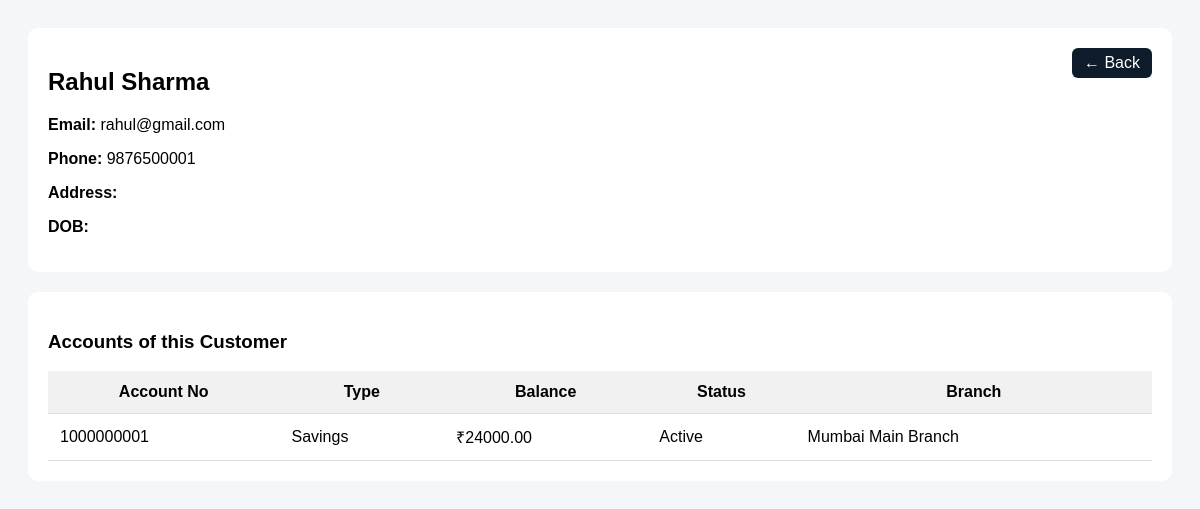
The app's page /mybank/customers_view.php?id=1 with its own data.
### tables this page shows
CREATE TABLE `customers` (
  `customer_id` int(11) NOT NULL,
  `full_name` varchar(100) NOT NULL,
  `email` varchar(100) NOT NULL,
  `phone` varchar(15) NOT NULL,
  `created_at` timestamp NOT NULL DEFAULT current_timestamp(),
  `address` varchar(255) DEFAULT NULL,
  `dob` date DEFAULT NULL
);

CREATE TABLE `accounts` (
  `account_id` int(11) NOT NULL,
  `customer_id` int(11) NOT NULL,
  `account_number` varchar(20) NOT NULL,
  `account_type` enum('Savings','Current','Fixed Deposit') NOT NULL,
  `balance` decimal(12,2) DEFAULT 0.00,
  `status` enum('Active','Inactive','Blocked') DEFAULT 'Active',
  `branch_code` varchar(10) DEFAULT NULL,
  `available_balance` decimal(12,2) NOT NULL DEFAULT 0.00
);

CREATE TABLE `branches` (
  `branch_code` varchar(10) NOT NULL,
  `branch_name` varchar(100) NOT NULL,
  `branch_address` varchar(255) DEFAULT NULL,
  `phone` varchar(15) DEFAULT NULL,
  `ifsc_code` varchar(20) NOT NULL,
  `location` varchar(100) DEFAULT NULL,
  `manager_name` varchar(100) DEFAULT NULL
);

### mybank/customers_view.php (the view, shortened to what this page needs)
<?php
$conn = new mysqli("localhost", "root", "", "mybank");
$id = intval($_GET['id']);
$customer = $conn->query("SELECT * FROM customers WHERE customer_id=$id")->fetch_assoc();
$accounts = $conn->query("
    SELECT
        a.account_number,
        a.account_type,
        a.balance,
        a.status,
        b.branch_name
    FROM accounts a
    LEFT JOIN branches b ON a.branch_code = b.branch_code
    WHERE a.customer_id = $id
");
?>
<!DOCTYPE html>
<html>
<head>
</head>
<body>
<div class="card">
<a href="customers.php" style="
    position:absolute;
    top:20px;
    right:20px;
    padding:6px 12px;
    background:#0d1b2a;
    color:white;
    text-decoration:none;
    border-radius:6px;
">
← Back
</a>
<h2><?php echo $customer['full_name']; ?></h2>
<p><b>Email:</b> <?php echo $customer['email']; ?></p>
<p><b>Phone:</b> <?php echo $customer['phone']; ?></p>
<p><b>Address:</b> <?php echo $customer['address']; ?></p>
<p><b>DOB:</b> <?php echo $customer['dob']; ?></p>
</div>
<div class="card">
<h3>Accounts of this Customer</h3>
<table>
<tr>
    <th>Account No</th>
    <th>Type</th>
    <th>Balance</th>
    <th>Status</th>
    <th>Branch</th>
</tr>
<?php while($row = $accounts->fetch_assoc()): ?>
<tr>
    <td><?php echo $row['account_number']; ?></td>
    <td><?php echo $row['account_type']; ?></td>
    <td>₹<?php echo $row['balance']; ?></td>
    <td><?php echo $row['status']; ?></td>
    <td><?php echo $row['branch_name']; ?></td>
</tr>
<?php endwhile; ?>
</table>
</div>
</body>
</html>

### mybank/customers_view.php (style rules this page uses)
body { font-family:Arial; background:#f4f6f9; padding:20px; }
.card { background:white; padding:20px; border-radius:10px; margin-bottom:20px; position:relative; }
table { width:100%; border-collapse:collapse; }
th, td { padding:12px; border-bottom:1px solid #ddd; }
th { background:#f1f1f1; }

### records on screen
customers: full_name "Rahul Sharma", email "rahul@gmail.com", phone "9876500001"
accounts: account_number "1000000001", account_type "Savings", balance "24000.00", status "Active", branch_code.branch_name "Mumbai Main Branch"
